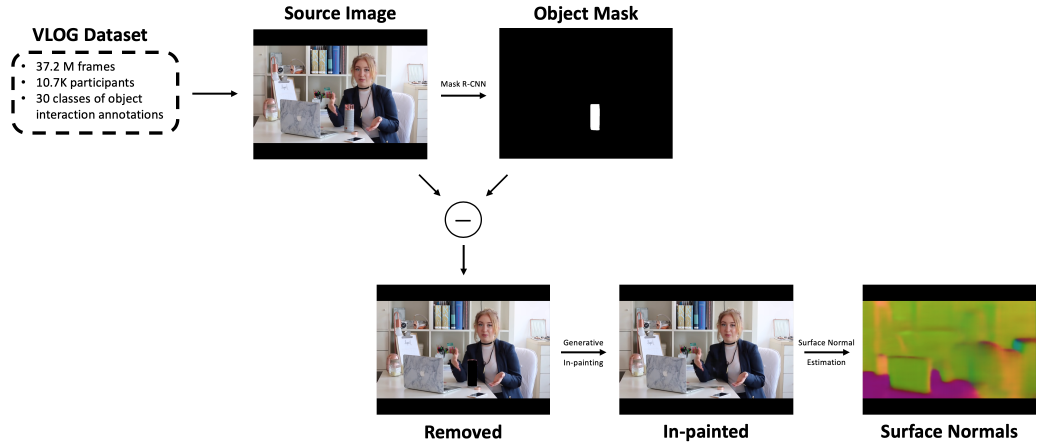
#> input picture pipeline.png, 3126 x 1342 px (shown at 1/3 size)
$ python -i normals.py   (imports and definitions only)   (older library calls are emulated)
#> lines starting #> are read from the running program, lines starting #| are printed output that depends on the picture
### utils.py

import os
import shutil
import numpy as np
from skimage.transform import resize


def safe_makedirs(dirs):
    if not isinstance(dirs, list):
        dirs = [dirs]

    for dir_name in dirs:
        if not os.path.exists(dir_name):
            os.makedirs(dir_name)


# [44 lines left out: functions safe_deldirs, resize_pad, not called in this run]

### normals.py

import os
import cv2
from utils import safe_makedirs, safe_deldirs
from scipy.misc import imsave
from subprocess import call, DEVNULL


def surface_normals(image):
    h, w, _ = image.shape
    image = cv2.resize(image, (256, 256))

    temp_dir = os.path.join(os.getcwd(), 'normals_temp')
    safe_makedirs(temp_dir)
    image_path = os.path.join(temp_dir, 'temp_image.png')
    normals_path = os.path.join(temp_dir, 'temp_normals.png')

    # Run Taskonomy command on temporarily saved image
    imsave(image_path, image)
    cmd = 'python taskonomy/taskbank/tools/run_img_task.py --task rgb2sfnorm ' \
          '--img \"' + image_path + '\" --store \"' + normals_path + '\"'
    call(cmd, shell=True, stdout=DEVNULL, stderr=DEVNULL)

    # Load results from file and clean-up temporary images and folders
    sf = cv2.imread(normals_path)
    sf = cv2.cvtColor(sf, cv2.COLOR_BGR2RGB)
    sf = cv2.resize(sf, (w, h))
    safe_deldirs(temp_dir)
    return sf

>>> import cv2
>>> picture = cv2.imread('pipeline.png')
#> picture is the input picture: shape (1342, 3126, 3); mean B, G, R 207.6, 210.5, 211.1
>>> result = surface_normals(picture)
#> in surface_normals, `image = cv2.resize(image, (256, 256))`:
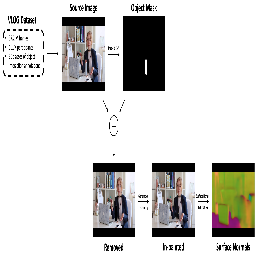
#> image: shape (256, 256, 3); mean of channels 0, 1, 2 207.9, 210.9, 211.5; drawn as B, G, R
#> (the run stopped early here; a loop or call above may not have finished)
